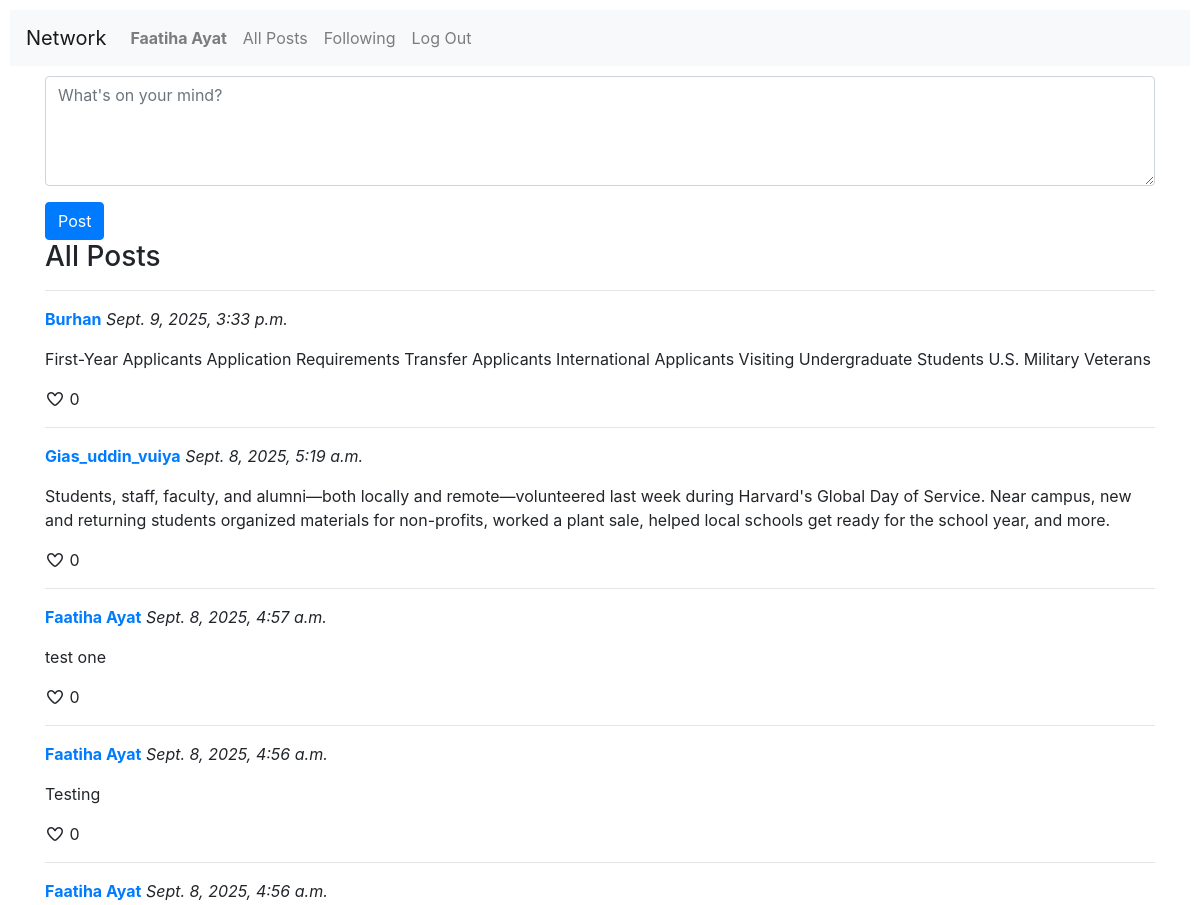
The page / (signed in, upper part) on the database as committed earlier.
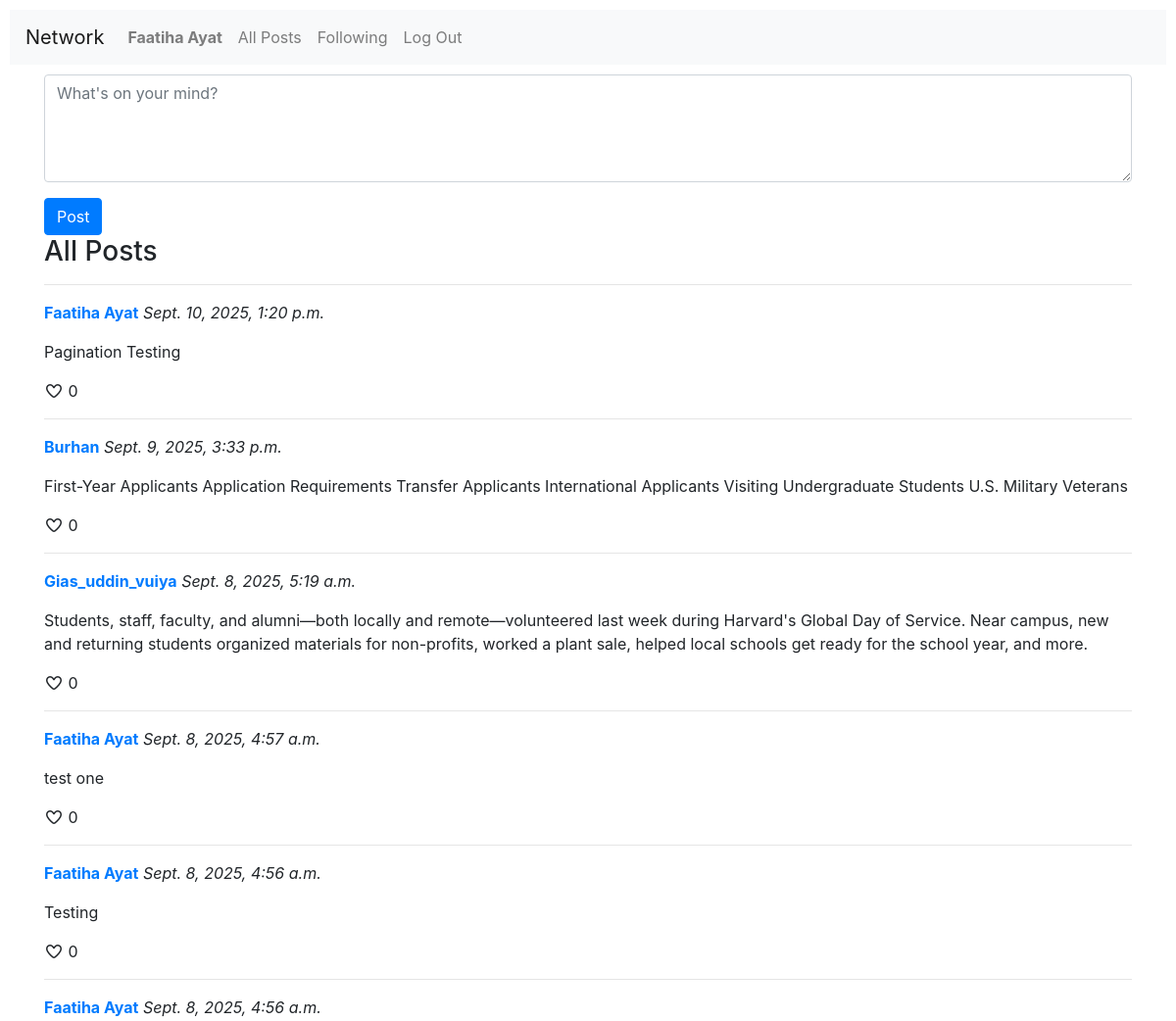
The same page on the database as committed later.
### network/models.py (models this page shows, shortened)
class Post(models.Model):
    user = models.ForeignKey(User, on_delete=models.CASCADE, related_name="posts")
    content = models.TextField()
    timestamp = models.DateTimeField(auto_now_add=True)

class User(AbstractUser):
    pass

### network/views.py (the view, shortened to what this page needs)
# urls.py: path("", views.index, name="index"),
def index(request):
    posts = Post.objects.all().order_by("-timestamp").all()
    return render(request, "network/index.html", {
        "posts": posts
    })

### network/templates/network/index.html (shortened to what this page needs)
{% extends "network/layout.html" %}
{% block body %}
    {% if user.is_authenticated %}
        <div class="container">
            <section class="create-post">
                <form action="{% url 'index'%}" method="post">
                    <div class="form-group">
                        <textarea class="form-control" name="content" placeholder="What's on your mind?" cols="10" rows="4"></textarea>
                    </div>
                    <input class="btn btn-primary" type="submit" value="Post">
                </form>
            </section>
            <section class="all-posts">
                <h3>All Posts</h3>
                <hr>
                {% for post in posts %}
                    <div class="post">
                        <p><strong><a href="{% url 'profile' post.user.username %}">{{ post.user.username }}</a></strong> <em>{{ post.timestamp }}</em></p>
                        <p>{{ post.content }}</p>
                        <i class="fa-regular fa-heart"></i> <span>0</span>
                        <hr>
                    </div>
                {% empty %}
                    <p>No posts available.</p>
                {% endfor %}
            </section>
        </div>
    {% endif %}
{% endblock %}

Rows that differ between the two databases and show on the page:
added Post: user.username "Faatiha Ayat", timestamp "Sept. 10, 2025, 1:20 p.m.", content "Pagination Testing"
